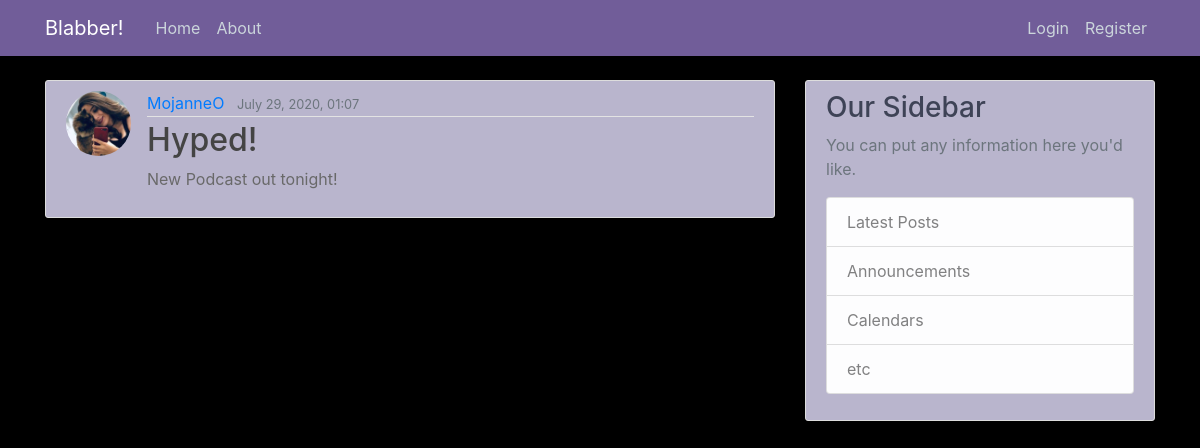
Screenshot of /post/12/ with the database file from the repository.
### myBlog/models.py (models this page shows, shortened)
class Post(models.Model):
    title = models.CharField(max_length=100)
    content = models.TextField()
    date = models.DateTimeField(default=timezone.now)
    author = models.ForeignKey(User, on_delete=models.CASCADE)

### users/models.py (models this page shows, shortened)
class Profile(models.Model):
    user = models.OneToOneField(User, on_delete=models.CASCADE)
    image = models.ImageField(default='default.jpg', upload_to='profile_pics')

### myBlog/views.py (the view)
# urls.py: path('post/<int:pk>/', PostDetailView.as_view(), name='post-detail'),
class PostDetailView(DetailView):
    model = Post

### myBlog/templates/myBlog/post_detail.html (shortened to what this page needs)
{% extends 'myBlog/base.html'%}
{% block content %}
        <article class="media content-section">
            <img class="rounded-circle article-img" src="{{ object.author.profile.image.url }}">
              <div class="media-body">
                <div class="article-metadata">
                  <a class="mr-2" href="#">{{ object.author }}</a>
                  <small class="text-muted">{{ object.date|date:"F d, Y, H:m" }}</small>
                </div>
                <h2 class="article-title">{{ object.title }}</h2>
                <p class="article-content">{{ object.content }}</p>
              </div>
        </article>
{% endblock %}

### myBlog/static/myBlog/main.css (style rules this page uses)
body { background: black; color: dimgray; margin-top: 5rem; }
h1, h2, h3, h4, h5, h6 { color: #3E4356; }
.content-section { background: #B9B5CD; padding: 10px 20px; border: 1px solid #dddddd; border-radius: 3px; margin-bottom: 20px; }
.article-title { color: #444444; }
.article-content { white-space: pre-line; }
.article-img { height: 65px; width: 65px; margin-right: 16px; }
.article-metadata { padding-bottom: 1px; margin-bottom: 4px; border-bottom: 1px solid #e3e3e3 }

### rows the page displays
Post: author.profile.image (picture), author "MojanneO", date "July 29, 2020, 01:07", title "Hyped!", content "New Podcast out tonight!"
